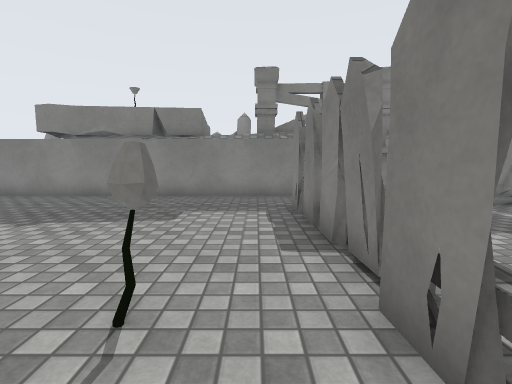
view 1 (above)

24 first-person views from a walk through a 3-D level made in the Unity game engine. The camera is 1.2 m above the floor, tilts 6° down and sees 85° across. The floor is counted in squares, 1.01 m on a side. Each view is taken from the middle of a square. On the plan, view 1 faces up. The plan holds only what a view shows up to about 13 squares ahead; the rest is blank. The place goes on beyond the plan. The player is left out. Some animated figures are not drawn. Surface patterns are stand-ins for the level's own textures.

view 2
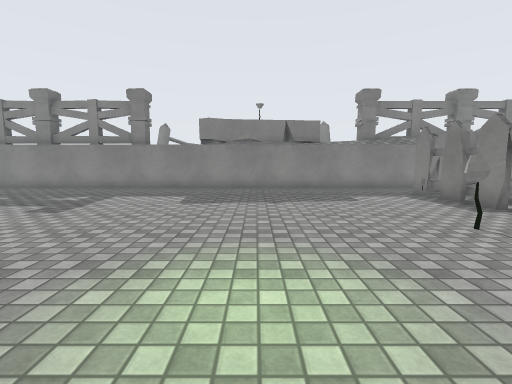

view 3
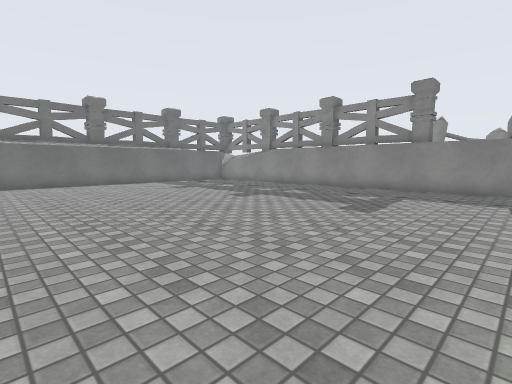

view 4
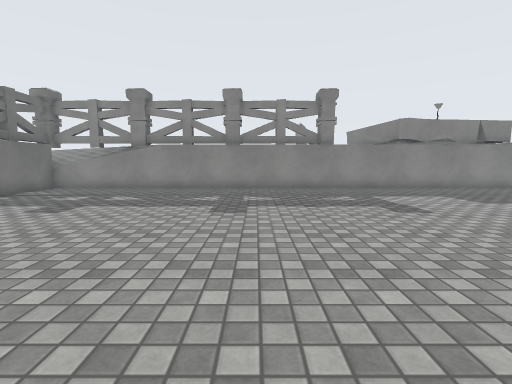

view 5
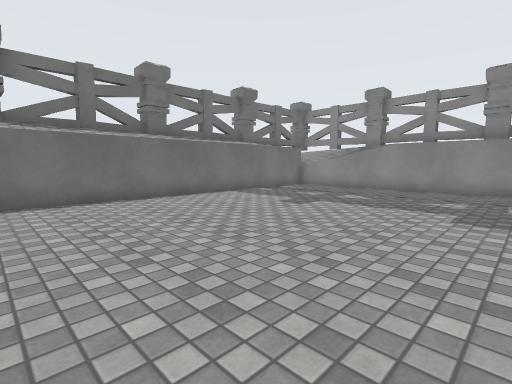

view 6
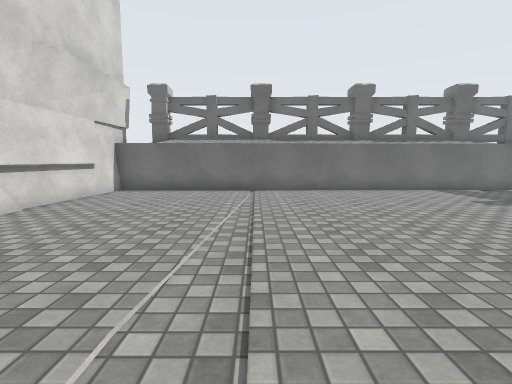

view 7
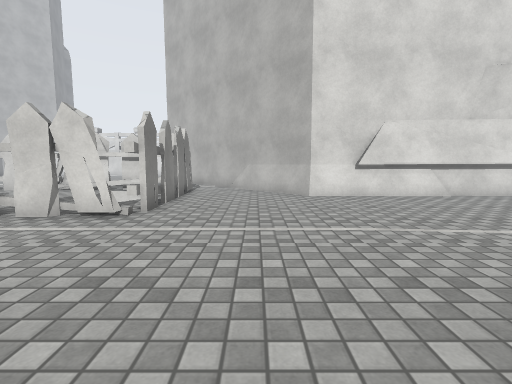

view 8
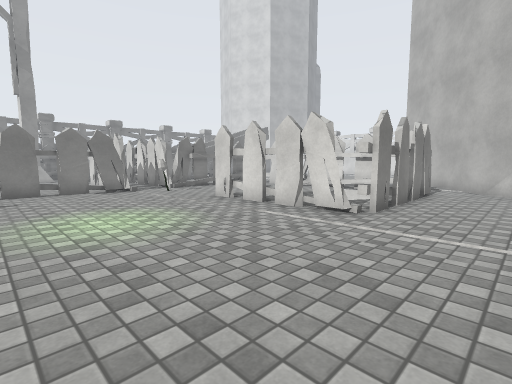

view 9
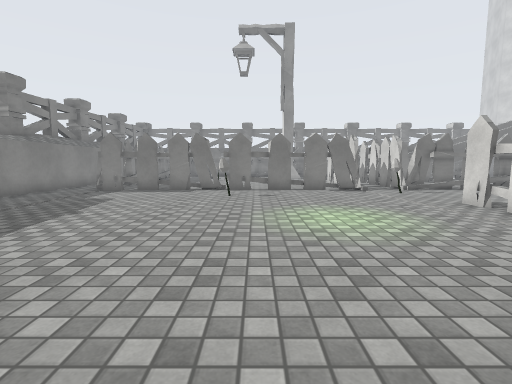

view 10
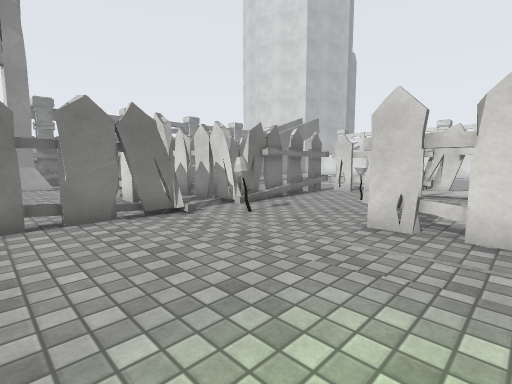

view 11
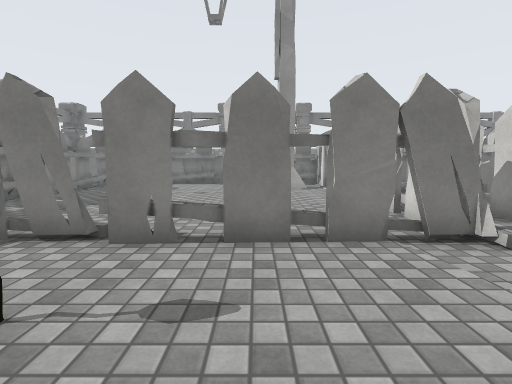

view 12
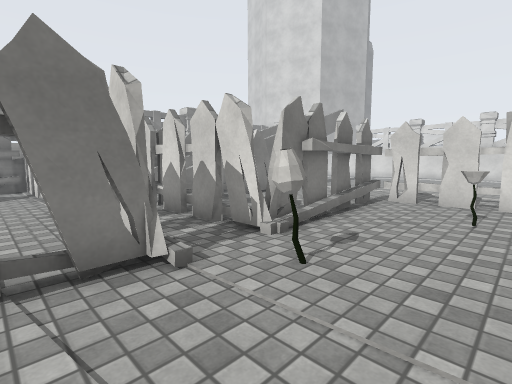

view 13
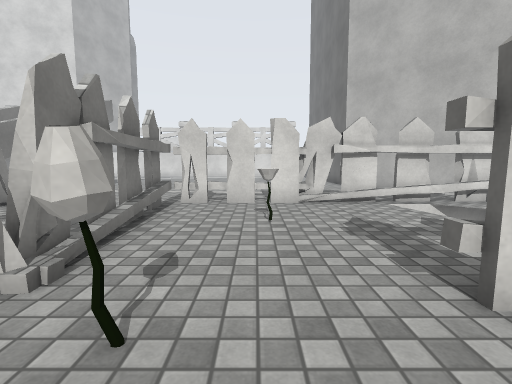

view 14
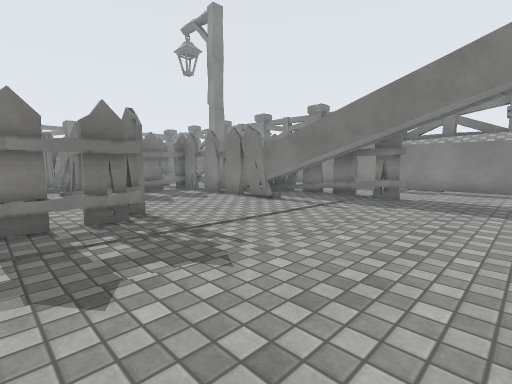

view 15
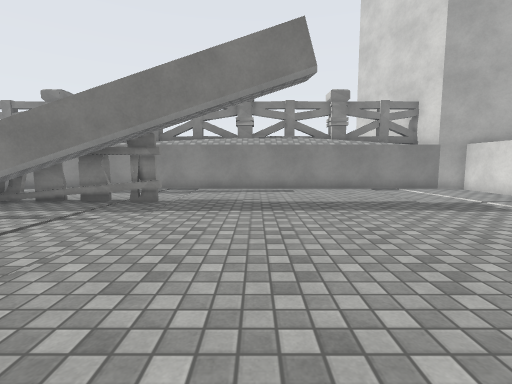

view 16
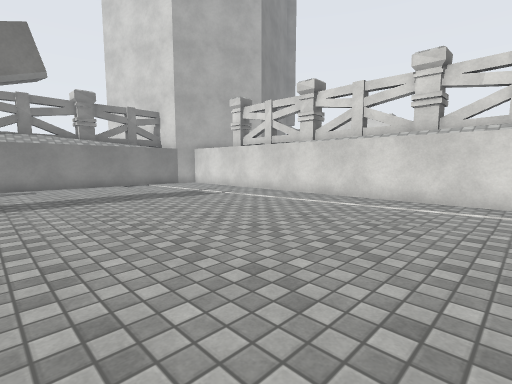

view 17
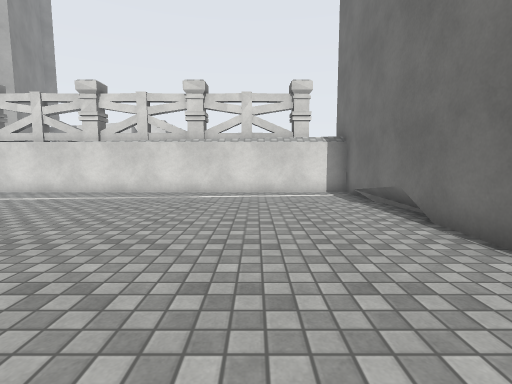

view 18
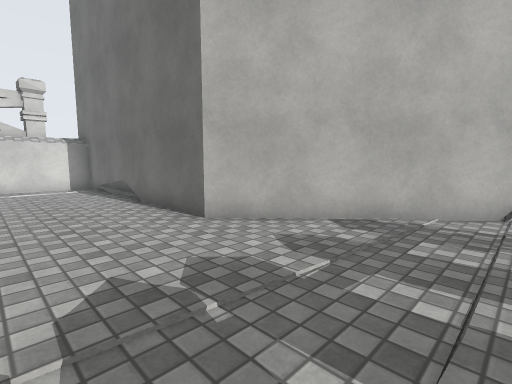

view 19
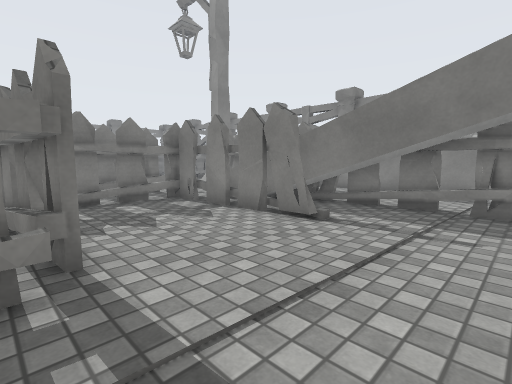

view 20
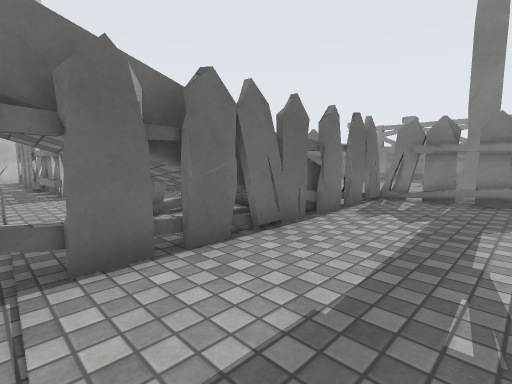

view 21
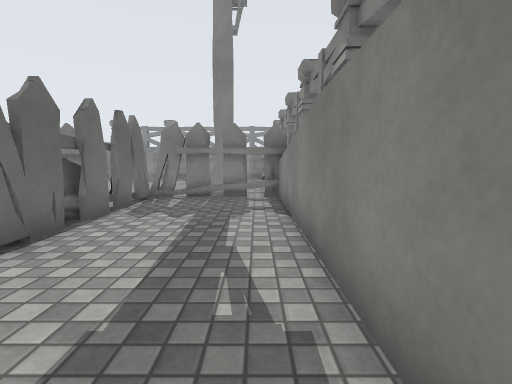

view 22
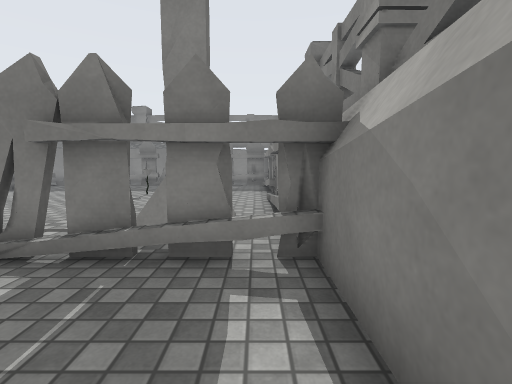

view 23
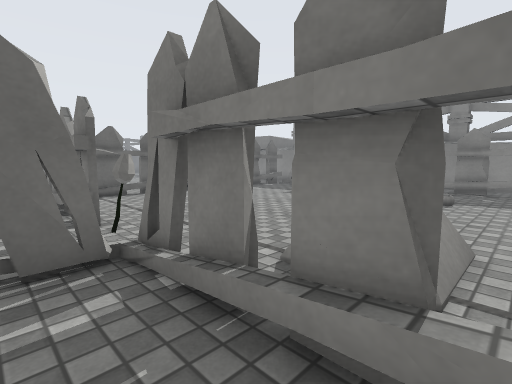

view 24
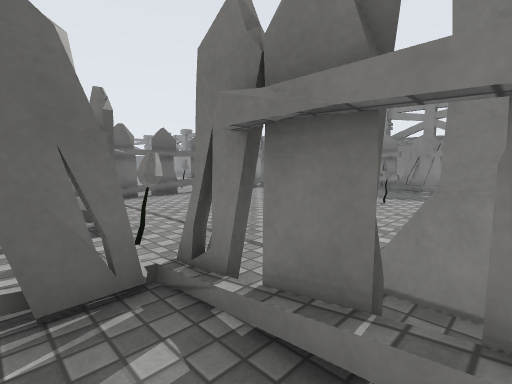

### Floor plan
Key: @ floor where view 1 was taken; # wall or solid block; x gap in a wall; . floor; / step, stairs or slope; = window, fence, low wall or low ledge; ^ raised ledge; v drop or lower ground; T thing the floor can be seen under or through; O other object.
Columns run from 23 left of view 1 to 13 right of it. Each row starts with its distance up from view 1.
 10 ^^^^######################    #####
  9 #.........................        .
  8 #........................##x ###xx#
  7 #.......................##  ......
  6 #.......................#..........#
  5 #.......................#..........#
  4 #.......................T......O...#
  3 #.......................T......O. .#
  2 #.....................O.T........ .#
  1 #.......................T.. ..... .#
  0 #......................@T..  .... .#
 -1 #.......................T .......###
 -2 #.......................T .......=#
 -3 #.......................######..####
 -4 #......................O.############
 -5 #..............###xTT....########...#
 -6 #..............#.v......O##### #....#
 -7 #..............#=  .....O....###....#
 -8 #..............xv ....O.O....###....#
 -9 ###########....#  v.....OO...####...#
-10           ##...#. v.....OO...####...#
-11            ##..###x##OOOO..../TTT...#
-12             ##................TTT...#
-13              ##...............TTT...#
-14               ##................T...#
-15                ##...................#
-16                 ##..................#
-17                  #..................#
-18                  #..................#
-19                  #..................#
-20                  #..................#
-21                  #..................#
-22                  #..................#
-23                  #..................#
-24                  #..................#
-25                  #..................#
-26                  ####################

Where each view was taken, in squares from view 1:
view 1: 0 up, 0 right, facing up
view 2: 3 down, 5 left, facing up
view 3: 3 down, 7 left, facing up-left
view 4: 3 down, 14 left, facing up
view 5: 3 down, 14 left, facing up-left
view 6: 3 down, 11 left, facing left
view 7: 1 up, 11 left, facing down
view 8: 1 up, 11 left, facing down-right
view 9: 1 up, 11 left, facing right
view 10: 0 up, 5 left, facing down-right
view 11: 0 up, 3 left, facing right
view 12: 2 down, 2 left, facing down-right
view 13: 3 down, 1 left, facing down
view 14: 17 down, 1 left, facing up-right
view 15: 17 down, 0 right, facing right
view 16: 17 down, 2 left, facing down-right
view 17: 15 down, 2 left, facing down
view 18: 12 down, 2 left, facing down-left
view 19: 14 down, 1 right, facing up-right
view 20: 13 down, 12 right, facing up-left
view 21: 13 down, 12 right, facing up
view 22: 7 down, 12 right, facing up
view 23: 5 down, 12 right, facing up-left
view 24: 5 down, 11 right, facing up-left
